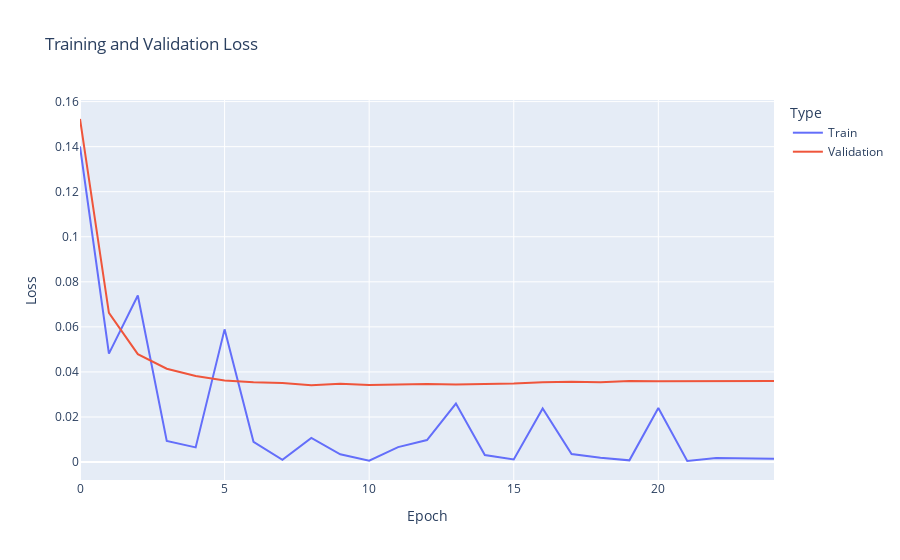

Notebook source saved alongside this figure:
### Code cell
# Combine train and val losses into a single plot
loss_df = pd.DataFrame({
    'Epoch': list(range(len(train_losses))) + list(range(len(val_losses))),
    'Loss': train_losses + val_losses,
    'Type': ['Train'] * len(train_losses) + ['Validation'] * len(val_losses)
})

px.line(loss_df, x='Epoch', y='Loss', color='Type', 
        title='Training and Validation Loss', 
        labels={'Loss': 'Loss', 'Epoch': 'Epoch'}).show()

### Figure 1 — Plotly figure (JSON) as saved in the notebook; plotly's stock layout.template omitted (floating-point values rounded to 4 significant figures)
{"data": [{"hovertemplate": "Type=Train<br>Epoch=%{x}<br>Loss=%{y}<extra></extra>", "legendgroup": "Train", "line": {"color": "#636efa", "dash": "solid"}, "marker": {"symbol": "circle"}, "mode": "lines", "name": "Train", "orientation": "v", "showlegend": true, "type": "scatter", "x": [0, 1, 2, 3, 4, 5, 6, 7, 8, 9, 10, 11, 12, 13, 14, 15, 16, 17, 18, 19, 20, 21, 22, 23, 24], "xaxis": "x", "y": [0.1401, 0.04811, 0.0739, 0.009332, 0.006495, 0.05889, 0.008956, 0.0009463, 0.01069, 0.003411, 0.000597, 0.006621, 0.009767, 0.02595, 0.003082, 0.001143, 0.02377, 0.003516, 0.001943, 0.000748, 0.02401, 0.0004578, 0.001812, 0.00153, 0.001433], "yaxis": "y"}, {"hovertemplate": "Type=Validation<br>Epoch=%{x}<br>Loss=%{y}<extra></extra>", "legendgroup": "Validation", "line": {"color": "#EF553B", "dash": "solid"}, "marker": {"symbol": "circle"}, "mode": "lines", "name": "Validation", "orientation": "v", "showlegend": true, "type": "scatter", "x": [0, 1, 2, 3, 4, 5, 6, 7, 8, 9, 10, 11, 12, 13, 14, 15, 16, 17, 18, 19, 20, 21, 22, 23, 24], "xaxis": "x", "y": [0.1523, 0.06625, 0.04791, 0.04141, 0.03818, 0.03618, 0.03543, 0.0351, 0.03414, 0.03471, 0.03424, 0.03446, 0.03469, 0.03441, 0.03452, 0.03483, 0.03545, 0.03567, 0.03545, 0.03599, 0.03583, 0.03584, 0.03594, 0.03595, 0.03596], "yaxis": "y"}], "layout": {"legend": {"title": {"text": "Type"}, "tracegroupgap": 0}, "title": {"text": "Training and Validation Loss"}, "xaxis": {"anchor": "y", "domain": [0, 1], "title": {"text": "Epoch"}}, "yaxis": {"anchor": "x", "domain": [0, 1], "title": {"text": "Loss"}}}}
